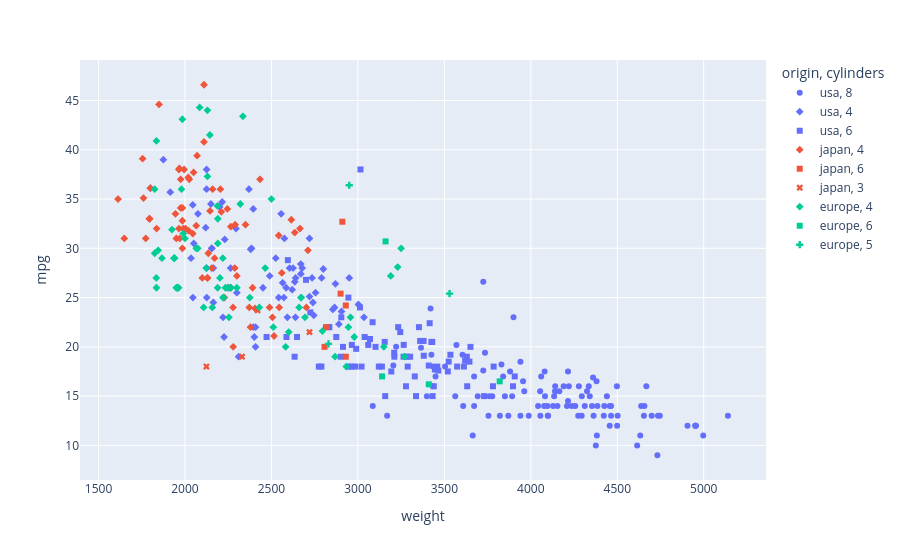

Notebook source saved alongside this figure:
### Code cell
# 15. Realiza un análisis multivariado de `weight` frente a `mpg` incorporando `origin` y
# `cylinders` (mediante color, estilo, facetas u otra codificación). Añade la evolución media de
# `mpg` por `model_year`.
# Pista de trabajo: Busca si el patrón peso–consumo se mantiene dentro de distintos grupos y cómo cambia
# con el tiempo.

fig=px.scatter(data_frame=df,x="weight",y="mpg",color="origin",symbol="cylinders")
fig.show()
sns.scatterplot(data=df,x="weight",y="mpg",hue="origin",style="cylinders")
plt.title("Relación entre peso y MPG según origen y cilindros")
plt.show()

### Figure 1 — Plotly figure (JSON) as saved in the notebook; plotly's stock layout.template omitted (floating-point values rounded to 4 significant figures)
{"data": [{"hovertemplate": "origin=usa<br>cylinders=8<br>weight=%{x}<br>mpg=%{y}<extra></extra>", "legendgroup": "usa, 8", "marker": {"color": "#636efa", "symbol": "circle"}, "mode": "markers", "name": "usa, 8", "orientation": "v", "showlegend": true, "type": "scatter", "x": [3504, 3693, 3436, 3433, 3449, 4341, 4354, 4312, 4425, 3850, 3563, 3609, 3761, 3086, 4615, 4376, 4382, 4732, 4209, 4464, 4154, 4096, 4955, 4746, 5140, 4274, 4385, 4135, 4129, 3672, 4633, 4502, 4456, 4422, 3892, 4098, 4294, 4077, 4100, 3672, 3988, 4042, 3777, 4952, 4464, 4363, 4237, 4735, 4951, 3821, 4997, 4906, 4654, 4499, 4082, 4278, 3399, 3664, 4141, 4699, 4457, 4638, 4257, 4668, 4440, 4498, 4657, 3221, 3169, 4215, 4190, 3962, 4215, 3940, 4380, 4055, 3870, 3755, 3880, 4060, 4140, 4295, 4220, 4165, 4325, 4335, 3365, 3735, 3570, 3425, 3205, 4080, 3840, 3725, 3955, 3830, 4360, 4054, 3605, 3940, 3900, 3420, 3725], "xaxis": "x", "y": [18.0, 15.0, 18.0, 16.0, 17.0, 15.0, 14.0, 14.0, 14.0, 15.0, 15.0, 14.0, 15.0, 14.0, 10.0, 10.0, 11.0, 9.0, 14.0, 14.0, 14.0, 14.0, 12.0, 13.0, 13.0, 13.0, 14.0, 15.0, 14.0, 17.0, 11.0, 13.0, 12.0, 13.0, 15.0, 13.0, 13.0, 14.0, 13.0, 14.0, 13.0, 14.0, 15.0, 12.0, 13.0, 13.0, 14.0, 13.0, 12.0, 13.0, 11.0, 12.0, 13.0, 12.0, 15.0, 16.0, 15.0, 11.0, 16.0, 13.0, 14.0, 14.0, 14.0, 16.0, 15.0, 16.0, 14.0, 20.0, 13.0, 17.5, 16.0, 15.5, 14.5, 13.0, 16.5, 13.0, 13.0, 13.0, 17.5, 17.0, 15.5, 15.0, 16.0, 15.5, 15.5, 16.0, 19.9, 19.4, 20.2, 19.2, 18.1, 17.5, 17.0, 17.6, 16.5, 18.2, 16.9, 15.5, 19.2, 18.5, 23.0, 23.9, 26.6], "yaxis": "y"}, {"hovertemplate": "origin=usa<br>cylinders=4<br>weight=%{x}<br>mpg=%{y}<extra></extra>", "legendgroup": "usa, 4", "marker": {"color": "#636efa", "symbol": "diamond"}, "mode": "markers", "name": "usa, 4", "orientation": "v", "showlegend": true, "type": "scatter", "x": [2264, 2046, 2408, 2220, 1955, 2126, 2408, 2226, 2395, 2164, 2401, 2310, 2451, 2542, 2125, 2639, 2592, 2572, 2255, 2035, 2164, 2565, 2155, 2300, 2740, 2755, 2051, 2075, 1800, 2720, 2155, 2230, 2745, 2855, 2890, 1915, 2670, 2200, 2150, 2670, 2556, 2120, 2678, 2870, 3003, 2800, 2905, 2490, 2635, 2620, 2385, 1875, 2215, 2045, 2380, 2605, 2640, 2395, 2575, 2525, 2735, 2865, 3035, 2125, 2125, 2585, 2370, 2950, 2790, 2295, 2625, 2720], "xaxis": "x", "y": [28.0, 25.0, 22.0, 23.0, 26.0, 25.0, 20.0, 21.0, 22.0, 28.0, 21.0, 19.0, 26.0, 25.0, 28.0, 23.0, 23.0, 25.0, 26.0, 29.0, 24.5, 26.5, 30.0, 25.5, 24.5, 25.5, 30.5, 33.5, 36.1, 25.1, 30.0, 30.9, 23.2, 23.8, 22.3, 35.7, 27.4, 34.2, 34.5, 28.4, 33.5, 32.1, 28.0, 26.4, 24.3, 27.9, 23.6, 27.2, 26.6, 25.8, 30.0, 39.0, 34.7, 34.4, 29.9, 28.0, 27.0, 34.0, 31.0, 29.0, 27.0, 24.0, 23.0, 38.0, 36.0, 26.0, 36.0, 27.0, 27.0, 32.0, 28.0, 31.0], "yaxis": "y"}, {"hovertemplate": "origin=usa<br>cylinders=6<br>weight=%{x}<br>mpg=%{y}<extra></extra>", "legendgroup": "usa, 6", "marker": {"color": "#636efa", "symbol": "square"}, "mode": "markers", "name": "usa, 6", "orientation": "v", "showlegend": true, "type": "scatter", "x": [2833, 2774, 2587, 2648, 2634, 3439, 3329, 3302, 3288, 2962, 3282, 3139, 3121, 3278, 2945, 3021, 2904, 2789, 2472, 3102, 2875, 2901, 3336, 3781, 3632, 3613, 3264, 3459, 3432, 3158, 3907, 3897, 3730, 3785, 3039, 2914, 2984, 3211, 3233, 3353, 3012, 3085, 3651, 3574, 3645, 3193, 3520, 3425, 3630, 3525, 3535, 3155, 2965, 3430, 3210, 3380, 3070, 3620, 3410, 3445, 3245, 2990, 3265, 3360, 2595, 2700, 3381, 2725, 3415, 3060, 3465, 2945, 3015, 2835], "xaxis": "x", "y": [22.0, 18.0, 21.0, 21.0, 19.0, 16.0, 17.0, 19.0, 18.0, 18.0, 19.0, 18.0, 18.0, 16.0, 18.0, 18.0, 23.0, 18.0, 21.0, 20.0, 21.0, 19.0, 15.0, 16.0, 16.0, 18.0, 19.0, 18.0, 15.0, 15.0, 17.0, 16.0, 15.0, 18.0, 21.0, 20.0, 18.0, 19.0, 22.0, 22.0, 24.0, 22.5, 20.0, 18.0, 18.5, 17.5, 17.5, 20.5, 19.0, 18.5, 19.2, 20.5, 20.2, 20.5, 19.4, 20.6, 20.8, 18.6, 18.1, 17.7, 21.5, 19.8, 20.2, 20.6, 28.8, 26.8, 19.1, 23.5, 22.4, 20.2, 17.6, 25.0, 38.0, 22.0], "yaxis": "y"}, {"hovertemplate": "origin=japan<br>cylinders=4<br>weight=%{x}<br>mpg=%{y}<extra></extra>", "legendgroup": "japan, 4", "marker": {"color": "#EF553B", "symbol": "diamond"}, "mode": "markers", "name": "japan, 4", "orientation": "v", "showlegend": true, "type": "scatter", "x": [2372, 2130, 2130, 2228, 1773, 1613, 2278, 2288, 2506, 2100, 2279, 2379, 1950, 1836, 1649, 2003, 2489, 2391, 2171, 2702, 2545, 1795, 1795, 1990, 2155, 2045, 1945, 2265, 1985, 1985, 2070, 1800, 2560, 2300, 2515, 2405, 2135, 1975, 2020, 1968, 2019, 2711, 2542, 2434, 2265, 2110, 2110, 1850, 2145, 2290, 1755, 1760, 2065, 1975, 2050, 1985, 2210, 2350, 2615, 2635, 2025, 1970, 2160, 2205, 2245, 1965, 1965, 1995, 2665], "xaxis": "x", "y": [24.0, 27.0, 27.0, 25.0, 31.0, 35.0, 24.0, 28.0, 23.0, 27.0, 20.0, 22.0, 31.0, 32.0, 31.0, 32.0, 24.0, 26.0, 29.0, 24.0, 24.0, 33.0, 33.0, 32.0, 28.0, 31.5, 33.5, 26.0, 30.0, 32.8, 39.4, 36.1, 27.5, 27.2, 21.1, 23.9, 29.5, 34.1, 31.8, 38.1, 37.2, 29.8, 31.3, 37.0, 32.2, 46.6, 40.8, 44.6, 33.8, 32.4, 39.1, 35.1, 32.3, 37.0, 37.7, 34.1, 33.7, 32.4, 32.9, 31.6, 37.0, 31.0, 36.0, 36.0, 34.0, 38.0, 32.0, 38.0, 32.0], "yaxis": "y"}, {"hovertemplate": "origin=japan<br>cylinders=6<br>weight=%{x}<br>mpg=%{y}<extra></extra>", "legendgroup": "japan, 6", "marker": {"color": "#EF553B", "symbol": "square"}, "mode": "markers", "name": "japan, 6", "orientation": "v", "showlegend": true, "type": "scatter", "x": [2807, 2930, 2815, 2910, 2900, 2930], "xaxis": "x", "y": [20.0, 19.0, 22.0, 32.7, 25.4, 24.2], "yaxis": "y"}, {"hovertemplate": "origin=japan<br>cylinders=3<br>weight=%{x}<br>mpg=%{y}<extra></extra>", "legendgroup": "japan, 3", "marker": {"color": "#EF553B", "symbol": "x"}, "mode": "markers", "name": "japan, 3", "orientation": "v", "showlegend": true, "type": "scatter", "x": [2330, 2124, 2720, 2420], "xaxis": "x", "y": [19.0, 18.0, 21.5, 23.7], "yaxis": "y"}, {"hovertemplate": "origin=europe<br>cylinders=4<br>weight=%{x}<br>mpg=%{y}<extra></extra>", "legendgroup": "europe, 4", "marker": {"color": "#00cc96", "symbol": "diamond"}, "mode": "markers", "name": "europe, 4", "orientation": "v", "showlegend": true, "type": "scatter", "x": [1835, 2672, 2430, 2375, 2234, 2123, 2074, 2065, 1834, 2254, 2933, 2511, 2979, 2189, 1950, 2265, 1867, 2158, 2582, 2868, 2660, 2219, 1963, 2300, 2108, 2246, 2000, 2223, 1937, 2694, 2957, 2945, 2671, 2464, 2220, 2202, 1937, 1825, 3150, 3270, 1825, 1940, 2190, 2600, 1985, 2795, 1990, 1925, 3190, 2130, 2144, 2188, 2085, 2335, 3250, 1835, 1845, 2500, 2190, 2320, 3230, 1980, 2130], "xaxis": "x", "y": [26.0, 25.0, 24.0, 25.0, 26.0, 28.0, 30.0, 30.0, 27.0, 23.0, 18.0, 22.0, 21.0, 26.0, 26.0, 26.0, 29.0, 24.0, 20.0, 19.0, 24.0, 29.0, 26.0, 26.0, 24.0, 26.0, 31.0, 25.0, 29.0, 23.0, 23.0, 22.0, 25.0, 28.0, 25.0, 27.0, 29.0, 29.5, 20.0, 19.0, 36.0, 29.0, 30.5, 21.5, 43.1, 21.6, 31.5, 31.9, 27.2, 37.3, 41.5, 34.3, 44.3, 43.4, 30.0, 40.9, 29.8, 35.0, 33.0, 34.5, 28.1, 36.0, 44.0], "yaxis": "y"}, {"hovertemplate": "origin=europe<br>cylinders=6<br>weight=%{x}<br>mpg=%{y}<extra></extra>", "legendgroup": "europe, 6", "marker": {"color": "#00cc96", "symbol": "square"}, "mode": "markers", "name": "europe, 6", "orientation": "v", "showlegend": true, "type": "scatter", "x": [3820, 3140, 3410, 3160], "xaxis": "x", "y": [16.5, 17.0, 16.2, 30.7], "yaxis": "y"}, {"hovertemplate": "origin=europe<br>cylinders=5<br>weight=%{x}<br>mpg=%{y}<extra></extra>", "legendgroup": "europe, 5", "marker": {"color": "#00cc96", "symbol": "cross"}, "mode": "markers", "name": "europe, 5", "orientation": "v", "showlegend": true, "type": "scatter", "x": [2830, 3530, 2950], "xaxis": "x", "y": [20.3, 25.4, 36.4], "yaxis": "y"}], "layout": {"legend": {"title": {"text": "origin, cylinders"}, "tracegroupgap": 0}, "margin": {"t": 60}, "xaxis": {"anchor": "y", "domain": [0, 1], "title": {"text": "weight"}}, "yaxis": {"anchor": "x", "domain": [0, 1], "title": {"text": "mpg"}}}}
